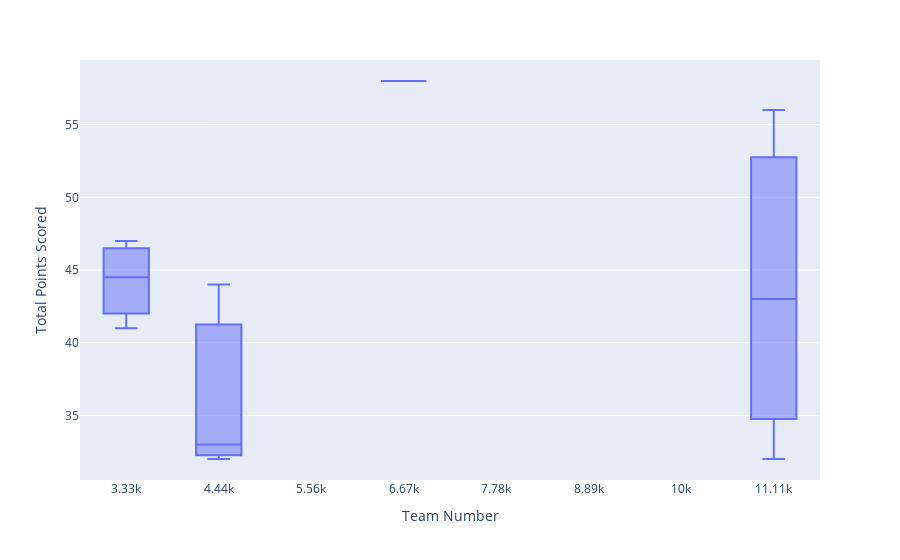

Notebook source saved alongside this figure:
### Code cell
fig = px.box(new_df, x="Team Number", y= "Total Points Scored")
fig.show()

### Figure 1 — Plotly figure (JSON) as saved in the notebook; plotly's stock layout.template omitted (floating-point values rounded to 4 significant figures)
{"data": [{"alignmentgroup": "True", "hovertemplate": "Team Number=%{x}<br>Total Points Scored=%{y}<extra></extra>", "legendgroup": "", "marker": {"color": "#636efa"}, "name": "", "notched": false, "offsetgroup": "", "orientation": "v", "showlegend": false, "type": "box", "x": [3333, 6666, 11111, 4444, 11111, 3333, 4444, 3333, 11111, 3333, 4444], "x0": " ", "xaxis": "x", "y": [43, 58, 32, 44, 43, 47, 32, 41, 56, 46, 33], "y0": " ", "yaxis": "y"}], "layout": {"boxmode": "group", "legend": {"tracegroupgap": 0}, "margin": {"t": 60}, "xaxis": {"anchor": "y", "domain": [0, 1], "title": {"text": "Team Number"}}, "yaxis": {"anchor": "x", "domain": [0, 1], "title": {"text": "Total Points Scored"}}}}
